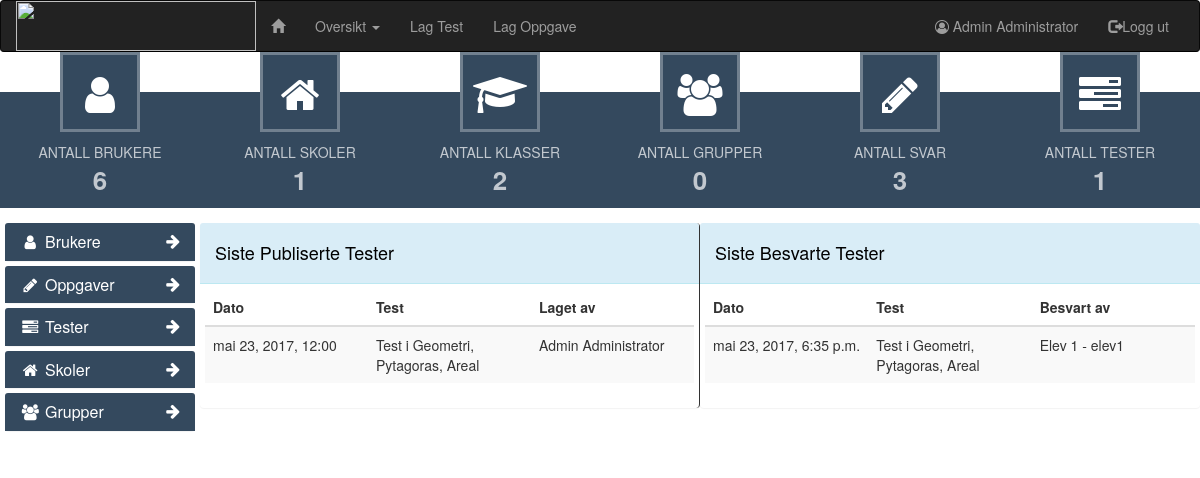
Page /matistikk/ (signed in) on the earlier database version.
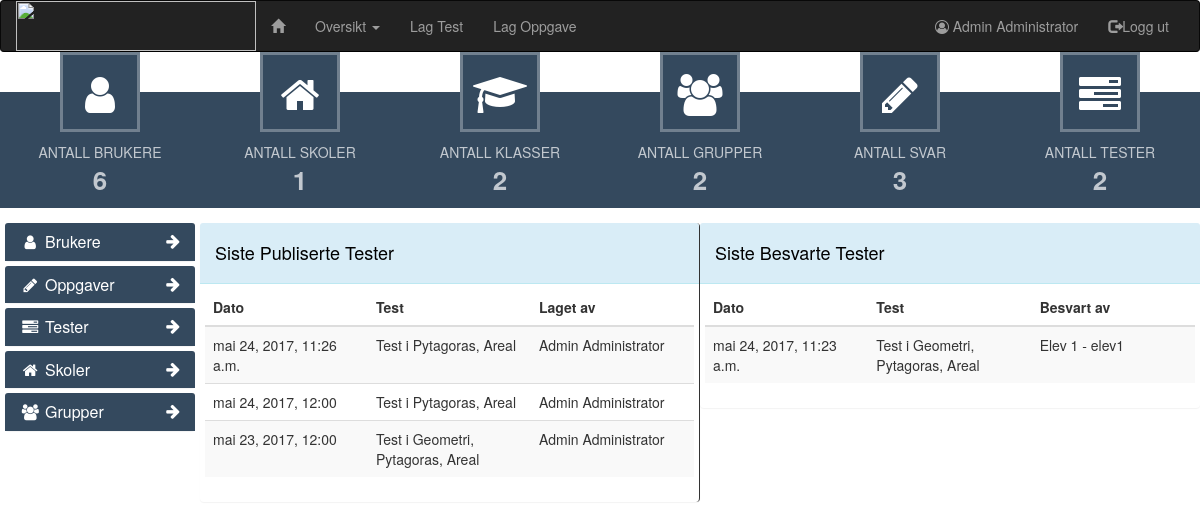
Same page on the later database version.
### maths/models.py (models this page shows, shortened)
class Test(models.Model):
    task_collection = models.ForeignKey(TaskCollection)
    published = models.DateTimeField(verbose_name='Publisert')
    dueDate = models.DateTimeField(verbose_name='Siste frist for besvarelse', null=True, blank=True)
    randomOrder = models.BooleanField(default=False, verbose_name='Tilfeldig rekkefølge',
                                      help_text='Dersom avkrysset vil testen bli gitt i tilfeldig rekkefølge.')
    strictOrder = models.BooleanField(default=False, verbose_name='Lås rekkefølge')
    class Meta:
        ordering = ['-published']
    def __str__(self):
        return self.task_collection.test_name

class TaskCollection(models.Model):
    items = models.ManyToManyField(Item)
    test_name = models.CharField(max_length=100, verbose_name='test navn')
    author = models.ForeignKey(Person)

class Answer(models.Model):
    task = models.ForeignKey(Task, null=True)
    item = models.ForeignKey(Item, null=True)
    test = models.ForeignKey(Test)
    user = models.ForeignKey(Person)
    reasoning = models.CharField(max_length=32700, null=True)
    text = models.CharField(max_length=32700, null=True)
    date_answered = models.DateTimeField(null=True)
    timespent = models.FloatField(null=True)
    correct = models.CharField(max_length=100, null=True, default=None)

### administration/models.py (models this page shows, shortened)
class Person(AbstractUser):
    grades = models.ManyToManyField(Grade, default="", blank=True, verbose_name="klasse")
    SEX = [
        ("M", "Gutt"),
        ("F", "Jente")
    ]
    ROLE = [
        (1, "Elev"),
        (2, 'Lærer'),
        (3, 'Skoleadministrator'),
        (4, 'Administrator')
    ]
    sex = models.CharField(max_length=1, choices=SEX, verbose_name="kjønn", null=True)
    date_of_birth = models.DateField(max_length=8, verbose_name='Fødselsdato', null=True)
    role = models.IntegerField(choices=ROLE, default=1, verbose_name='brukertype')
    tests = models.ManyToManyField('maths.Test', blank=True, verbose_name='tester')
    class Meta:
        ordering = ['username']
    def __str__(self):
        return self.first_name + " " + self.last_name + " - " + self.username

### maths/views.py (the view, shortened to what this page needs)
class IndexView(LoginRequiredMixin, generic.TemplateView):
    login_url = '/login/'
    template_name = 'maths/index.html'
    def get_context_data(self, **kwargs):
        context = super(IndexView, self).get_context_data(**kwargs)
        if self.request.user.role == 4:
            context['answers'] = Answer.objects.count()
            context['users'] = Person.objects.count()
            context['tests'] = TaskCollection.objects.count()
            context['schools'] = School.objects.count()
            context['grades'] = Grade.objects.count()
            context['groups'] = Gruppe.objects.count()
            context['lasttests'] = Test.objects.all().order_by('-id')[:15]
            tabTwo = []
            ans = Answer.objects.all().order_by('-id')
            task_count = 0
            for a in ans:
                if task_count == 0:
                    tabTwo.append(a)
                    task_count = a.test.task_collection.items.count()
                task_count -= 1
            context['lastanswers'] = tabTwo[:15]
        return context

### maths/templates/maths/index.html (shortened to what the changed rows need)
{% extends 'matistikk/base.html' %}
{% load maths_extras %}
{% block body %}
    {% if request.user.role == 4 %}
        <div class="row">
            <div class="col-sm-12">
                <div class="col-sm-2">
                    <div class="circle-tile">
                        <a href="{% url 'administration:personList' %}">
                            <div class="circle-tile-heading dark-blue border-radius"><i class="fa fa-user fa-fw fa-3x"></i></div>
                        </a>
                        <div class="circle-tile-content dark-blue">
                            <div class="circle-tile-description text-faded"> Antall Brukere</div>
                            <div class="circle-tile-number text-faded ">{{ users }}</div>
                        </div>
                    </div>
                </div>
                <div class="col-sm-2">
                    <div class="circle-tile ">
                        <a href="{% url 'administration:schoolList' %}">
                            <div class="circle-tile-heading dark-blue border-radius"><i class="fa fa-home fa-fw fa-3x"></i></div>
                        </a>
                        <div class="circle-tile-content dark-blue">
                            <div class="circle-tile-description text-faded"> Antall Skoler</div>
                            <div class="circle-tile-number text-faded ">{{ schools }}</div>
                        </div>
                    </div>
                </div>
                <div class="col-sm-2">
                    <div class="circle-tile ">
                        <a href="{% url 'administration:schoolList' %}">
                            <div class="circle-tile-heading dark-blue border-radius"><i class="fa fa-graduation-cap fa-fw fa-3x"></i>
                            </div>
                        </a>
                        <div class="circle-tile-content dark-blue border-radius">
                            <div class="circle-tile-description text-faded"> Antall Klasser</div>
                            <div class="circle-tile-number text-faded ">{{ grades }}</div>
                        </div>
                    </div>
                </div>
                <div class="col-sm-2">
                    <div class="circle-tile ">
                        <a href="{% url 'administration:groupList' %}">
                            <div class="circle-tile-heading dark-blue border-radius"><i class="fa fa-users fa-fw fa-3x"></i></div>
                        </a>
                        <div class="circle-tile-content dark-blue">
                            <div class="circle-tile-description text-faded"> Antall Grupper</div>
                            <div class="circle-tile-number text-faded ">{{ groups }}</div>
                        </div>
                    </div>
                </div>
                <div class="col-sm-2">
                    <div class="circle-tile ">
                        <a href="{% url 'maths:taskList' %}">
                            <div class="circle-tile-heading dark-blue border-radius"><i class="fa fa-pencil fa-fw fa-3x"></i></div>
                        </a>
                        <div class="circle-tile-content dark-blue">
                            <div class="circle-tile-description text-faded"> Antall Svar</div>
                            <div class="circle-tile-number text-faded ">{{ answers }}</div>
                        </div>
                    </div>
                </div>
                <div class="col-sm-2">
                    <div class="circle-tile ">
                        <a href="{% url 'maths:taskCollectionList' %}">
                            <div class="circle-tile-heading dark-blue border-radius"><i class="fa fa-tasks fa-fw fa-3x"></i></div>
                        </a>
                        <div class="circle-tile-content dark-blue">
                            <div class="circle-tile-description text-faded"> Antall Tester</div>
                            <div class="circle-tile-number text-faded ">{{ tests }}</div>
                        </div>
                    </div>
                </div>
            </div>
            <div class="col-sm-12">
                <div class="col-xs-2" style="padding-left: 5px; padding-right: 5px;">
                    <div class="panel-group" id="accordion" role="tablist" aria-multiselectable="true">
                        <div class="panel panel-primary">
                            <div class="panel-heading box" style="background-color: #34495E" role="tab" id="headingOne"
                                 data-toggle="collapse"
                                 data-parent="#accordion" href="#collapseOne"
                                 aria-expanded="true" aria-controls="collapseOne">
                                <h4 class="panel-title">
                                    <a role="button">
                                        <i class="fa fa-user fa-fw"></i> Brukere <i class="fa fa-arrow-right pull-right"
                                                                                    aria-hidden="true"
                                                                                    id="arrowOne"></i>
                                    </a>
                                </h4>
                            </div>
                        </div>
                        <div class="panel panel-primary">
                            <div class="panel-heading box" style="background-color: #34495E" role="tab" id="headingTwo"
                                 data-toggle="collapse"
                                 data-parent="#accordion"
                                 href="#collapseTwo" aria-expanded="false" aria-controls="collapseTwo">
                                <h4 class="panel-title">
                                    <a class="collapsed" role="button">
                                        <i class="fa fa-pencil fa-fw"></i> Oppgaver <i
                                            class="fa fa-arrow-right pull-right" aria-hidden="true" id="arrowTwo"></i>
                                    </a>
                                </h4>
                            </div>
                        </div>
                        <div class="panel panel-primary">
                            <div class="panel-heading box" style="background-color: #34495E" role="tab"
                                 id="headingThree" data-toggle="collapse"
                                 data-parent="#accordion"
                                 href="#collapseThree" aria-expanded="false" aria-controls="collapseThree">
                                <h4 class="panel-title">
                                    <a class="collapsed" role="button">
                                        <i class="fa fa-tasks fa-fw"></i> Tester <i class="fa fa-arrow-right pull-right"
                                                                                    aria-hidden="true"
                                                                                    id="arrowThree"></i>
                                    </a>
                                </h4>
                            </div>
                        </div>
                        <div class="panel panel-primary">
                            <div class="panel-heading box" style="background-color: #34495E" role="tab" id="headingFour"
                                 data-toggle="collapse"
                                 data-parent="#accordion"
                                 href="#collapseFour" aria-expanded="false" aria-controls="collapseFour">
                                <h4 class="panel-title">
                                    <a class="collapsed" role="button">
                                        <i class="fa fa-home fa-fw"></i> Skoler <i class="fa fa-arrow-right pull-right"
                                                                                   aria-hidden="true"
                                                                                   id="arrowFour"></i>
                                    </a>
                                </h4>
                            </div>
                        </div>
                        <div class="panel panel-primary">
                            <div class="panel-heading box" style="background-color: #34495E" role="tab" id="headingFive"
                                 data-toggle="collapse"
                                 data-parent="#accordion"
                                 href="#collapseFive" aria-expanded="false" aria-controls="collapseFive">
                                <h4 class="panel-title">
                                    <a class="collapsed" role="button">
                                        <i class="fa fa-users fa-fw"></i> Grupper <i
                                            class="fa fa-arrow-right pull-right" aria-hidden="true" id="arrowFive"></i>
                                    </a>
                                </h4>
                            </div>
                        </div>
                    </div>
                </div>
                <div class="col-sm-5">
                    <div class="panel panel-info" style="border-right: 1px solid">
                        <div class="panel-heading">
                            <h4>Siste Publiserte Tester</h4>
                        </div>
                        <div class="panel-body" style="padding: 5px">
                            <table class="table table-hover table-striped table-responsive">
                                <thead>
                                <tr>
                                    <th>Dato</th>
                                    <th>Test</th>
                                    <th>Laget av</th>
                                </tr>
                                </thead>
                                <tbody>
                                {% for test in lasttests %}
                                    <tr class="clickable-row" data-href="{% url 'maths:testDetail' test.id %}"
                                        style="cursor: pointer">
                                        <td>{{ test.published }}</td>
                                        <td>{{ test }}</td>
                                        <td>{{ test.task_collection.author.first_name }} {{ test.task_collection.author.last_name }}</td>
                                    </tr>
                                {% endfor %}
                                </tbody>
                            </table>
                        </div>
                    </div>
                </div>
                <div class="col-sm-5">
                    <div class="panel panel-info">
                        <div class="panel-heading">
                            <h4>Siste Besvarte Tester</h4>
                        </div>
                        <div class="panel-body" style="padding: 5px;">
                            <table class="table table-hover table-striped table-responsive">
                                <thead>
                                <tr>
                                    <th>Dato</th>
                                    <th>Test</th>
                                    <th>Besvart av</th>
                                </tr>
                                </thead>
                                <tbody>
                                {% for answer in lastanswers %}
                                    <tr class="clickable-answer"
                                        data-href="{% url 'maths:answerDetail' test_pk=answer.test.id slug=answer.user.username %}"
                                        style="cursor: pointer">
                                        <td>{{ answer.date_answered }}</td>
                                        <td>{{ answer.test }}</td>
                                        <td>{{ answer.user }}</td>
                                    </tr>
                                {% endfor %}
                                </tbody>
                            </table>
                        </div>
                    </div>
                </div>
            </div>
        </div>
    {% endif %}
{% endblock %}

Differences in the rows shown:
removed Answer: date_answered "mai 23, 2017, 6:35 p.m.", test "Test i Geometri, Pytagoras, Areal", user "Elev 1 - elev1"
added Test: published "mai 24, 2017, 11:26 a.m.", task_collection.test_name "Test i Pytagoras, Areal", task_collection.author.first_name "Admin", task_collection.author.last_name "Administrator"
added Test: published "mai 24, 2017, 12:00", task_collection.test_name "Test i Pytagoras, Areal", task_collection.author.first_name "Admin", task_collection.author.last_name "Administrator"
added Answer: date_answered "mai 24, 2017, 11:23 a.m.", test "Test i Geometri, Pytagoras, Areal", user "Elev 1 - elev1"
Other differences:
{{ groups }}: "0" → "2"
{{ tests }}: "1" → "2"
